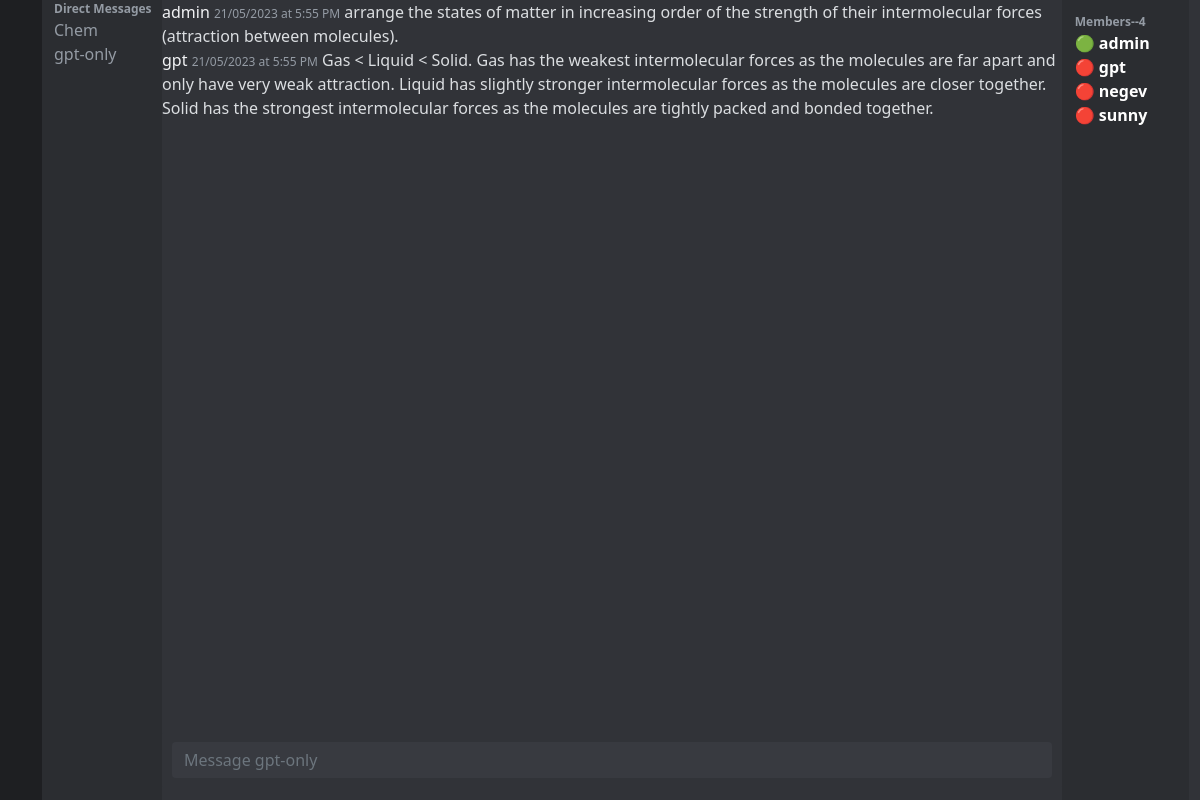
Before: /chat/5/ (signed in) with the older database file.
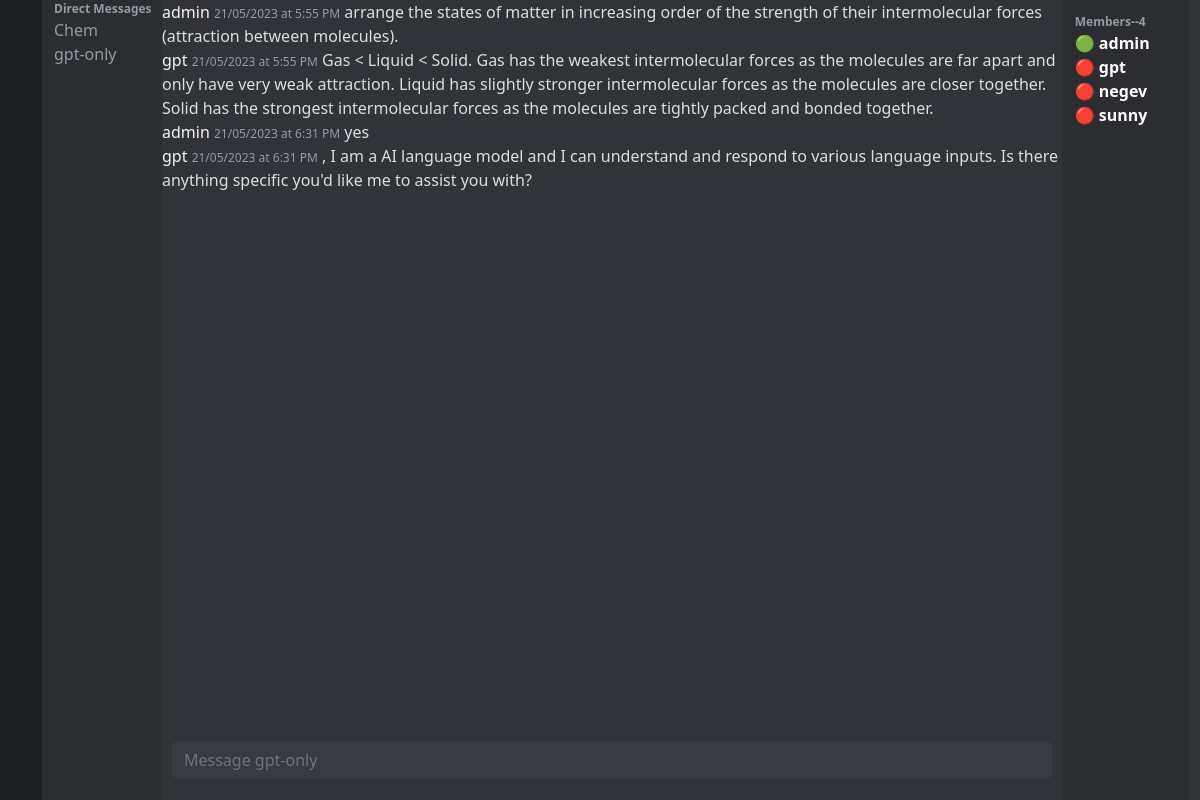
After: the same page with the newer database file.
### message/models.py (models this page shows, shortened)
class dm(models.Model):
    name = models.CharField(max_length=50, default="")
    list_of_people = models.ManyToManyField(User)
    gpt = models.BooleanField(default=False)

class message(models.Model):
    text = models.TextField(default="")
    from_user = models.ForeignKey(User, on_delete=models.CASCADE)
    chat = models.ForeignKey(dm, on_delete=models.CASCADE)
    time = models.DateTimeField(default=timezone.now)
    reply = models.ForeignKey("message.message", blank=True,null=True,default="", on_delete=models.CASCADE)

### message/views.py (the view)
# urls.py: path('chat/<pk>/', views.dm_detail, name="dm"),
@login_required(login_url='/login/')
def dm_detail(request,pk):
    dm_x = dm.objects.get(id=pk)
    messages = message.objects.all().filter(chat=dm_x)
    if request.method == 'POST':
        form = MessageForm(request.POST)
        if form.is_valid():
            if dm_x.gpt != True:
                txt = form.cleaned_data['text']
                if txt.find("``") != -1:
                    math_equation = txt[txt.find("``"):]
                    math_equation = math_equation.replace("``", "$$")
                    math_equation = math_equation.replace("/", "\over")
                    math_equation = math_equation.replace("sqrt", "\sqrt")
                    math_equation = math_equation.replace("tan", "\tan")
                    math_equation = math_equation.replace("(", "{")
                    math_equation = math_equation.replace(")", "}")
                    math_equation = math_equation.replace("+-", "\pm")
                    math_equation = math_equation.replace("!=", "\\ne")
                    txt=math_equation
                    print(txt)
                elif txt.find("/random_number") != -1:
                    random_number = txt.replace("/random_number","")
                    random_numbers = random_number.split("(")[1].replace(")","").split(",")
                    random_number = random.randint(int(random_numbers[0]),int(random_numbers[1]))
                    txt += " --- " + str(random_number)
                elif txt.find("/yes_no()") != -1:
                    txt += " --- yes" if random.randint(1,2) == 2 else " --- no"
                message.objects.create(chat=dm_x, from_user=request.user, text=txt)
            else:
                txt = form.cleaned_data['text']
                messages_gpt.append({"role": "user", "content": txt})
                chat = openai.ChatCompletion.create(
                    model="gpt-3.5-turbo", messages=messages_gpt
                )
                response = chat.choices[0].message.content
                usr = User.objects.get(username="gpt")
                message.objects.create(chat=dm_x, from_user=request.user, text=txt)
                message.objects.create(chat=dm_x, from_user=usr, text=response)
            return redirect('dm', pk)
    else:
        form = MessageForm()
    return render(request, 'message/dm.html', {'form':form,'dms':dm.objects.get(id=pk), 'dm':dms(request.user), 'messages':messages, 'servers':server.objects.all()})

### message/forms.py
class MessageForm(forms.Form):
    text = forms.CharField()

### message/views.py (called while the page is built)
def dms(user):
    dms = []
    for i in dm.objects.all():
        if user in i.list_of_people.all():
            dms.append(i)
    return dms

### users/models.py (called while the page is built)
    def online(self):
        widthin_last_seconds = timezone.now() - datetime.timedelta(seconds = 2)
        if self.last_online > widthin_last_seconds:
            return "🟢"
        else:
            return "🔴"

### message/templates/message/dm.html (shortened to what this page needs)
{% include "message/base.html" %}
<div style="float:left;width:3.5vw;height:100vh; background-color:#1E1F22!important">
</div>
<div style="float:left;width:10vw;height:100vh; background-color:#2B2D31!important; display:flex; flex-direction:column;">
    <div style="margin-left:10%;display:flex; flex-direction:column;">
        <span style="font-size:12px; background-color:#2B2D31; font-weight:600; color:#949BA4;">Direct Messages</span>
        {% for i in dm %}
            <a href="{% url 'dm' i.id %}" style="font-size:16px; background-color:#2B2D31; font-weight:500; color:#949BA4; text-decoration:none;">{{i.name}}</a>
        {% endfor %}
    </div>
</div>
<div style="display:flex; flex-direction:column;float:left;width:75vw;height:93.8vh;background-color:#313338!important;overflow:scroll;" id="messages">
        {% for message in messages %}
            <div style="" id="{{message.id}}">
                <span class="from_user">{{message.from_user}}  <span class="date">{{message.time|date:'d/m/Y' }} at {{message.time|date:'g:i A'}}</span> </span>
                <span class="message">{{message.text}}</span>
            </div>
        {% endfor %}
    <form method="post" style="display:flex; flex-direction:row; align-items:center;">
        <div class="mb-3">
            <div class="autocomplete" style="border-radius: 2px; position: absolute;bottom:0;color:white; width:75vw;margin-right:2px;padding:10px;margin-bottom:1%;">
                <input type="text" class="form-control" id="text" name="text" rows="2" placeholder="Message {{dms.name}}" style="background-color:#383A40!important;color:white;outline:none; resize:none; border:none;">
            </div>
        </div>
    </form>
</div>
<div style="float:left;width:10.6vw;height:100vh; background-color:#2B2D31;display:flex; flex-direction:column;">
    <div style="margin-left:10%;margin-top:10%;display:flex; flex-direction:column;">
        <span style="font-size:12px; background-color:#2B2D31; font-weight:600; color:#949BA4;">Members--{{dms.list_of_people.count}}</span>
        {% for user in dms.list_of_people.all%}
            <span style="font-size:16px; background-color:#2B2D31; font-weight:600;" id="{{user.username}}">{{user.profile.online}} {{user.username}}</span>
        {% endfor %}
    </div>
</div>

### message/templates/message/base.html (shortened to what this page needs)
<!doctype html>
<html lang="en">
  <head>
    <link href="https://cdn.jsdelivr.net/npm/bootstrap@5.0.2/dist/css/bootstrap.min.css" rel="stylesheet">
    <link rel="stylesheet" href="/static/main.css">
  </head>
  <body>
  </body>
</html>

### static/main.css (style rules this page uses)
* { color:white; background-color: #313338; font-family:"gg sans", "Noto Sans", "Helvetica Neue", Helvetica, Arial, sans-serif; }
.from_user { font-size:16px; color:#f2f3f5; }
.message { font-size:16px; color:#dbdee1; }
.date { font-size:12px; color:#949ba4; }

Changed rows visible on the page:
added message: from_user "admin", time "21/05/2023", time "6:31 PM", text "yes"
added message: from_user "gpt", time "21/05/2023", time "6:31 PM", text ", I am a AI language model and I can understand and respond to various language inputs. Is there anything specific you'd like me to assist you with?"
